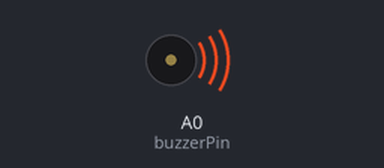
A sketch run on a simulated Arduino Uno, built with avr-gcc and run on an emulated ATmega328P. Parts: buzzer (waves = sounding).

Above: at 0.2 s.
At 4.5 s:
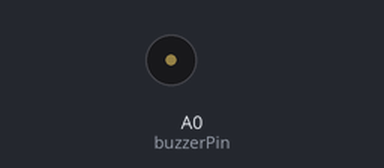
Timing chart, 0 to 5.8 s (numbered marks = the images above):
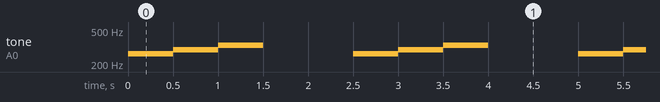

The sketch:

buzzer.ino
```cpp
//
// FaBo Brick Sample
//
// brick_analog_buzzer
//

#define buzzerPin A0 // ブザーピンの設定

int duration = 500;  // 音を鳴らす時間

void setup() {
  // ブザーピンを出力用に設定
  pinMode(buzzerPin,OUTPUT);
}

void loop() {
  tone(buzzerPin,262,duration); // ド
  delay(duration);

  tone(buzzerPin,294,duration); // レ
  delay(duration);

  tone(buzzerPin,330,duration); // ミ
  delay(duration);

  delay(1000);
}
```

Measured:
- by itself, tone on A0 (buzzerPin): repeats every 2.5 s: 294 Hz 0.50 s, 330 Hz 0.50 s, silent 1.0 s, 262 Hz 0.50 s
